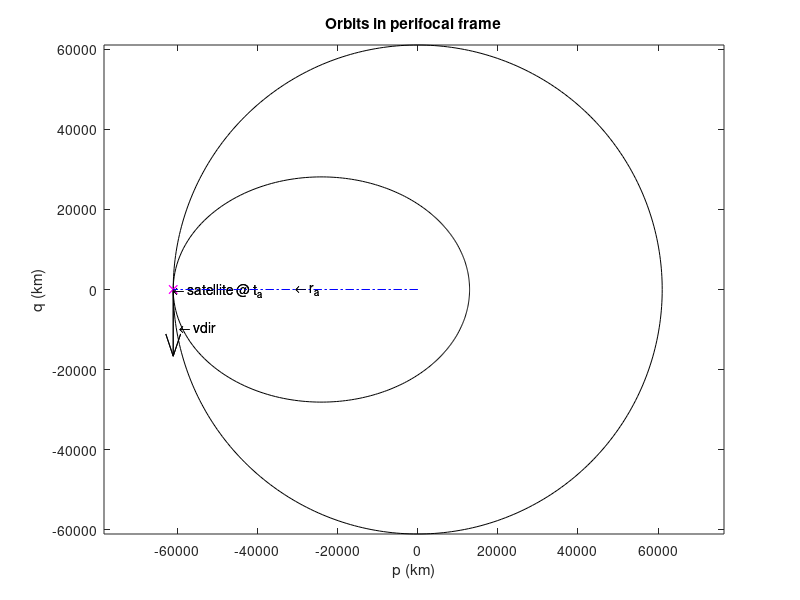
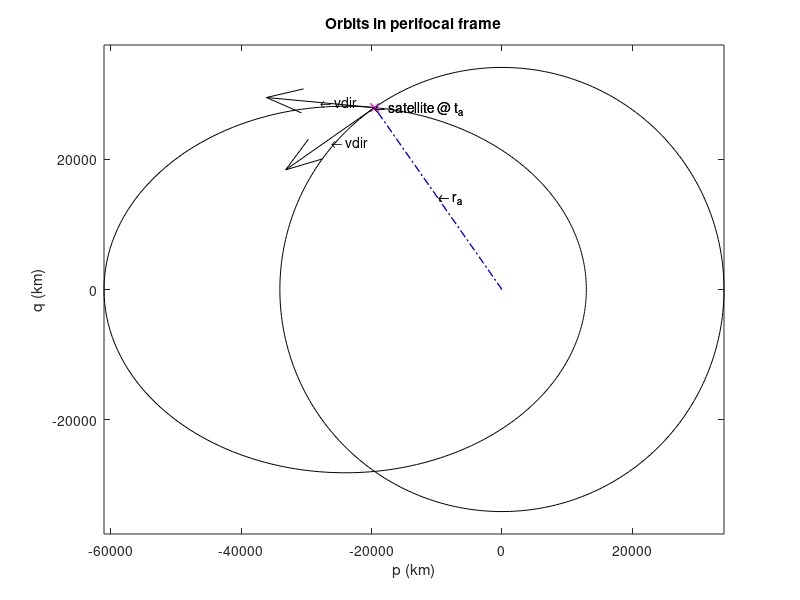
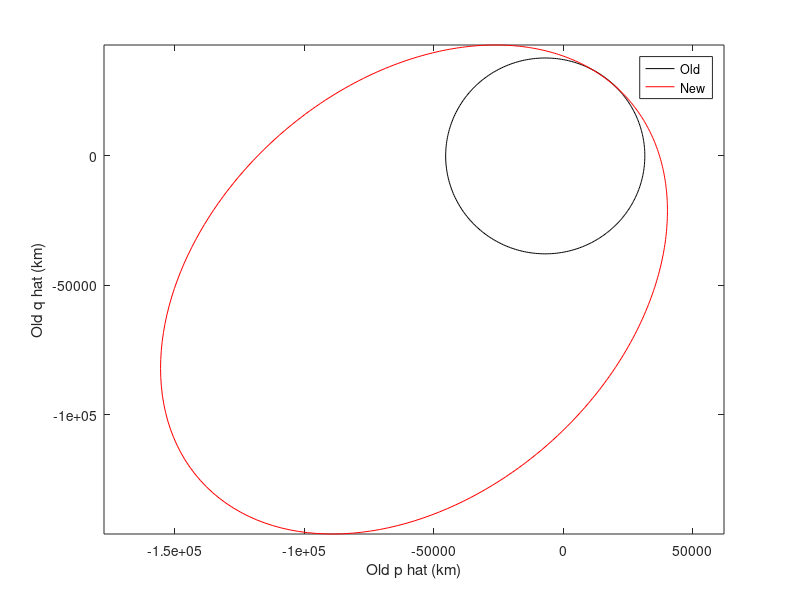

The MATLAB script that drew these images, in order:
close all; clear all;

% find places you need to replace
% by looking for "replace" variable
replace = 0;

% struct to save information
pathToFolder = 'C:\Users\davee\Desktop\Classes 2022\Orbital Mech';
firstName = 'Colton'; % replace with your first and last name!
lastName = 'Davies'; % replace
HomeworkTitle = 'Homework7';
saveFilename = [HomeworkTitle '_' firstName '_' lastName '.mat'];
savePathAndFilename = [pathToFolder saveFilename];


%% Problem 1 - Option 1
Mu_Earth = 398600.4418; % km^2/s^2
R_Earth =  6378.137; % km
ecc = 0.65;
a =  5.8*R_Earth;
% Lecture 8 Slide 8
p = a*(1-ecc^2); % semi latus rectum

% using the relationship between semi-major axis and period
wait_time = (2*pi)*sqrt(a^3/(Mu_Earth))/60/60; % half a period (in hours)

% using geometry of an ellipse
%Lecture 19 Slide 8
r1 = a*(1+ecc); %km

% using the specific energy to find velocity before maneuver
v1_minus = sqrt(2*(((-Mu_Earth)/(2*a))+(Mu_Earth/r1))); %km/s

% using the specific energy to find velocity after maneuver
v1_plus = sqrt(2*((Mu_Earth/a)-(Mu_Earth/(2*a))));
% Take the difference to find delta V
deltaV1 = v1_plus - v1_minus


% plot ellipse
thetas = (-180:1:180)*pi/180; % thetas in radians!
rs = thetas*0;
for ri = 1:length(thetas)
    
    theta_ri = thetas(ri);
    % Use conic equation to calculate r values
    rs(ri) = p/(1+ecc*cos(theta_ri));
end

figure; plot(rs.*cos(thetas), rs.*sin(thetas),'k-'); % plot ellipse
hold on;

% Plot r at specific true anomaly (theta) of maneuver for option 1 (apoapsis) in
% radians
theta = pi;

% use conic equation to calculate r at  theta
rth = p/(1+ecc*cos(theta));

plot(rth*cos(theta), rth*sin(theta),'mx');
text(rth*cos(theta), rth*sin(theta), '\leftarrow satellite @ t_a' );
plot([0 rth*cos(theta)],[0 rth*sin(theta)], 'b-.'); % r
text(.5*rth*cos(theta), .5*rth*sin(theta), '\leftarrow r_a' );


% plot the velocity direction using quiver at r_a
v_veca = [0 -v1_minus];
quiver(rth*cos(theta),rth*sin(theta),v_veca(1)*.5*a/norm(v_veca),v_veca(2)*.5*a/norm(v_veca) ,'k'); % plot velocity
text(rth*cos(theta)+v_veca(1)*.25*a/norm(v_veca),rth*sin(theta)+v_veca(2)*.25*a/norm(v_veca), '  \leftarrow vdir');


% Plot the circle
thetas = (-180:1:180)*pi/180;
rs = thetas*0;
for ri = 1:length(thetas)
    rs(ri) = r1;
end

plot(rs.*cos(thetas), rs.*sin(thetas),'k-'); % plot ellipse
hold on;

% Plot r at specific theta (theta a)
rth = r1;
plot(rth*cos(theta), rth*sin(theta),'mx');
text(rth*cos(theta), rth*sin(theta), '\leftarrow satellite @ t_a' );
plot([0 rth*cos(theta)],[0 rth*sin(theta)], 'b-.'); % r
text(.5*rth*cos(theta), .5*rth*sin(theta), '\leftarrow r_a' );

% plot the velocity direction using quiver at r_a
v_veca = [0 -v1_plus]; % in perifocal frame
quiver(rth*cos(theta),rth*sin(theta),v_veca(1)*.5*a/norm(v_veca),v_veca(2)*.5*a/norm(v_veca) ,'k'); % plot velocity
text(rth*cos(theta)+v_veca(1)*.25*a/norm(v_veca),rth*sin(theta)+v_veca(2)*.25*a/norm(v_veca), '  \leftarrow vdir');



title('Orbits in perifocal frame');
xlabel('p (km)'); ylabel('q (km)');
axis equal

h7_p1_opt1_struct = {p, wait_time, r1, v1_minus, v1_plus, deltaV1, theta, rth};

%% Problem 1  - Option 2
thetad = 125;
r1 = p/(1+ecc*cosd(thetad)); % conic equation

E = acosd((a-r1)/(a*ecc));
% E is between 0 and 180 because theta is between 0 and 180

% time since periapsis
t1_mtp = ((E-sind(E))/(sqrt(Mu_Earth/a^3)))/60/60;

% we can use v_1m = rdot *rhat + r*thetadot*thetahat
v1m_mag = sqrt(2*Mu_Earth/r1 - Mu_Earth/a)

h = sqrt(Mu_Earth*p);

% components of velocity in perifocal lecture 19 slide 6
v_r = ((Mu_Earth*ecc)/h)*sind(thetad);
v_theta = h/r1;

% flight path angle lecture 19 slide 9
gamma = acosd((sqrt(Mu_Earth*p))/(r1*v1m_mag));


% To circularize, we know that the new velocity must be in the 
% theta hat direction (gamma = 0)
v1p_mag = sqrt(Mu_Earth/r1)

gammaNew = acosd((sqrt(Mu_Earth*p))/(r1*v1p_mag));

% Lecture 19 slide 10
vN = v1p_mag; va = v1m_mag;
deltaV = sqrt(vN^2+va^2-2*vN*va*cosd(gammaNew));

% turning angle
alpha = -(180- acosd( (vN^2 - deltaV^2 - va^2) / (-2*deltaV*va)))



% plot ellipse
thetas = (-180:1:180)*pi/180;
rs = thetas*0;
for ri = 1:length(thetas)
    rs(ri) = p/(1+ecc*cos(thetas(ri)));
end

figure; plot(rs.*cos(thetas), rs.*sin(thetas),'k-'); % plot ellipse
hold on;
% Plot r at specific theta (theta a)
theta = pi/180*thetad;
rth = p/(1+ecc*cos(theta));
plot(rth*cos(theta), rth*sin(theta),'mx');
text(rth*cos(theta), rth*sin(theta), '\leftarrow satellite @ t_a' );
plot([0 rth*cos(theta)],[0 rth*sin(theta)], 'b-.'); % r
text(.5*rth*cos(theta), .5*rth*sin(theta), '\leftarrow r_a' );

% plot the velocity direction using quiver at r_a
v_veca = [-sind(thetad) (ecc+cosd(thetad))]*Mu_Earth/h;
quiver(rth*cos(theta),rth*sin(theta),v_veca(1)*.5*a/norm(v_veca),v_veca(2)*.5*a/norm(v_veca) ,'k'); % plot velocity
text(rth*cos(theta)+v_veca(1)*.25*a/norm(v_veca),rth*sin(theta)+v_veca(2)*.25*a/norm(v_veca), '  \leftarrow vdir');


% Plot the circle
thetas = (-180:1:180)*pi/180;
rs = thetas*0;
for ri = 1:length(thetas)
    rs(ri) = r1;
end

plot(rs.*cos(thetas), rs.*sin(thetas),'k-'); % plot ellipse
hold on;
% Plot r at specific theta (theta a)
theta = pi/180*thetad;
rth = r1;
plot(rth*cos(theta), rth*sin(theta),'mx');
text(rth*cos(theta), rth*sin(theta), '\leftarrow satellite @ t_a' );
plot([0 rth*cos(theta)],[0 rth*sin(theta)], 'b-.'); % r
text(.5*rth*cos(theta), .5*rth*sin(theta), '\leftarrow r_a' );

% plot the velocity direction using quiver at r_a
v_veca = [-sind(thetad) cosd(thetad)]*Mu_Earth/h;
quiver(rth*cos(theta),rth*sin(theta),v_veca(1)*.5*a/norm(v_veca),v_veca(2)*.5*a/norm(v_veca) ,'k'); % plot velocity
text(rth*cos(theta)+v_veca(1)*.25*a/norm(v_veca),rth*sin(theta)+v_veca(2)*.25*a/norm(v_veca), '  \leftarrow vdir');



title('Orbits in perifocal frame');
xlabel('p (km)'); ylabel('q (km)');
axis equal



h7_p1_opt2_struct = { r1, E, t1_mtp, h, v_r, v_theta, gamma,v1p_mag, gammaNew,deltaV}

%% Problem 2
rc = 5.7*R_Earth;
vc = 3.4; % km/s 
gammac = -10;

% Lecture 19 , Slide 10
ecc = sqrt( (rc*vc^2/Mu_Earth -1)^2*(cosd(gammac))^2 + (sind(gammac))^2)
thetac = atand(((rc*vc^2)/(Mu_Earth))*cosd(gammac)*sind(gammac))/(((rc*vc^2)/(Mu_Earth))*cos(gammac)^2-1);

hc = rc*vc*cosd(gammac);
p = hc^2/Mu_Earth;
a = p/(1-ecc^2)

Period = 2*pi*sqrt(a^3/Mu_Earth)/3600  

specificEnergy = -Mu_Earth/(2*a)

% periapsis distance
rp = a*(1-ecc)

% apoapsis distance
ra = a*(1+ecc)

% Note that since the flight path angle is negative, the E must be in
% negative portion of orbit
Ec = acos((a-rc)/(a*ecc));
Ec = 2*pi-Ec
Ec_deg = Ec*180/pi

tc_m_tp = sqrt(a^3/Mu_Earth)*(Ec - ecc*sin(Ec))/3600

h7_p2_parta_struct = { thetac, hc, p, a, rp, ra};
%% 2b

rm = p
Em = acos((a-rm)/a*ecc); % eccentric anomaly in radians
Em_deg = Em*180/pi % eccentric anomaly in degrees

tm_m_tp = sqrt(a^3/Mu_Earth)*(Em - ecc*sin(Em))/3600
% Find time until maneuver
tm_m_tc = Period - tc_m_tp +tm_m_tp 

% figure out velocity at maneuver
vm = sqrt(2*Mu_Earth/rm - Mu_Earth/a)

% flight path angle
gamma = acosd(sqrt(Mu_Earth*p)/(rm*vm));

deltaV = 1; % kms
alpha  = 30;

vN = sqrt(deltaV^2 + vm^2 -2*deltaV*vm*cosd(180-alpha))



deltaGamma = acosd( (deltaV^2 - vm^2 - vN^2)/(2*vm*vN))
% since delta gamma is turning away from Earth
deltaGamma = 180- deltaGamma

% new flight path angle
gammaN = gamma + deltaGamma

% mow calculate new values after maneuver
eccN = sqrt( (rm*vN^2/Mu_Earth -1)^2*(cosd(gammaN))^2 + (sind(gammaN))^2);
thetaN = atand(((rm*vN^2)/(Mu_Earth))*cosd(gammaN)*sind(gammaN))/(((rm*vN^2)/(Mu_Earth))*cosd(gammaN)^2-1);

% new magnitude of specific angular momentum 
% new semi-latus rectum, new semi-major axis
hN = rm*vN*cosd(gammaN);
pN = hN^2/Mu_Earth;
aN = pN/(1-eccN^2);

PeriodN = 2*pi*sqrt(aN^3/Mu_Earth)/3600

specificEnergyN = -Mu_Earth/(2*aN)

% new periapsis distance
rpN = aN*(1-eccN)

% new apoapsis distance
raN = aN*(1+eccN);

% new eccentric anomaly
EN = acos((aN-rm)/(aN*eccN))
tn_m_tp = sqrt(aN^3/Mu_Earth)*(EN-eccN*sin(EN))/3600

% figure out what happened to our periapsis angle (how much did it change)
delta_omega = 90 - thetaN


% plot ellipse 1
thetas = (-180:1:180)*pi/180;
rs = thetas*0;
for ri = 1:length(thetas)
    rs(ri) = p/(1+ecc*cos(thetas(ri)));
end

figure; plot(rs.*cos(thetas), rs.*sin(thetas),'k-'); % plot ellipse
hold on;


% plot ellipse 2
thetas = (-180:1:180)*pi/180;
rsN = thetas*0;
for ri = 1:length(thetas)
    rsN(ri) = pN/(1+eccN*cos(thetas(ri)));
end

plot(rsN.*cos(thetas + delta_omega*pi/180), rsN.*sin(thetas+ delta_omega*pi/180),'r-'); % plot ellipse
legend('Old','New');
xlabel('Old p hat (km)');
ylabel('Old q hat (km)');
axis equal

h7_p2_partb_struct = { Em, gamma, eccN, thetaN, hN, pN, aN,raN};

%%%%%%%%%%%%%%%%%%%%%%%%%%%%%%%%%%%%%%%%%%%%%%%%%%%%%%%%%%

save(savePathAndFilename,"h7_p1_opt1_struct","h7_p1_opt2_struct","h7_p2_parta_struct","h7_p2_partb_struct");